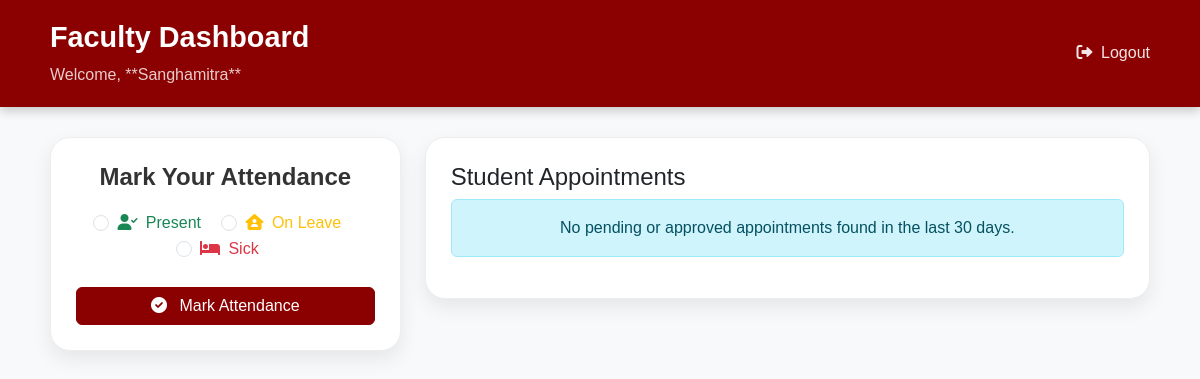
The page /faculty_dashboard.php (signed in) on the database as committed earlier.
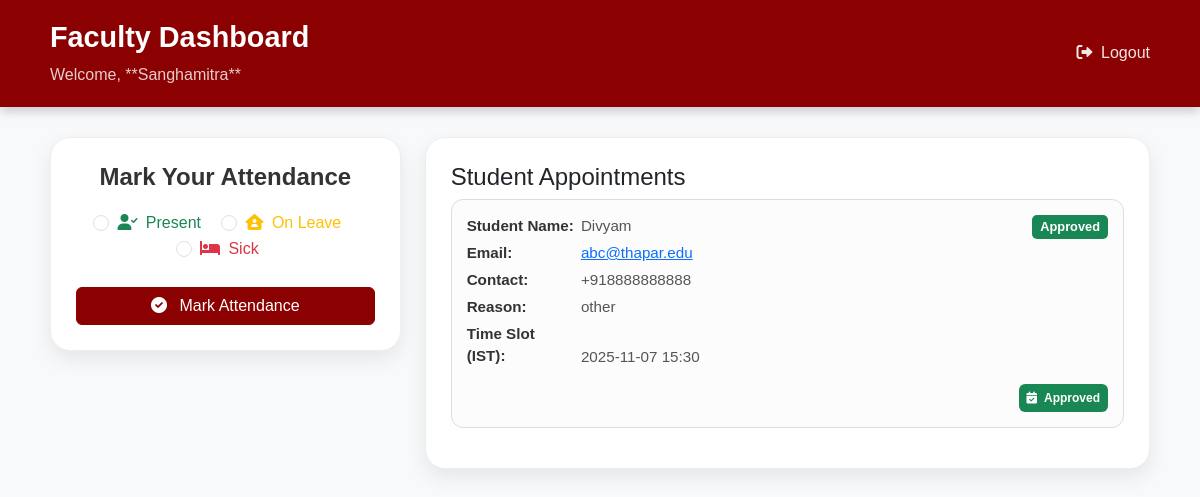
The same page on the database as committed later.
### tables this page shows
CREATE TABLE `appointments` (
  `id` int(11) NOT NULL,
  `faculty_id` int(11) NOT NULL,
  `student_name` varchar(255) NOT NULL,
  `student_email` varchar(255) NOT NULL,
  `department` varchar(255) NOT NULL,
  `subgroup` varchar(16) NOT NULL,
  `reason` enum('paper related','doubt related','project related','other') NOT NULL,
  `contact_number` varchar(20) NOT NULL,
  `slot_time` varchar(50) NOT NULL,
  `created_at` timestamp NOT NULL DEFAULT current_timestamp(),
  `IPAddress` varchar(255) NOT NULL,
  `status` varchar(10) NOT NULL,
  `reason1` varchar(500) NOT NULL
);

### faculty_dashboard.php (the view, shortened to what this page needs)
<?php
$isAttendanceDisabled = (time() > strtotime('today 10:30'));
$server='localhost';
$user='root';
$pw='';
$db='faculty_pool';
$con = mysqli_connect($server, $user, $pw, $db);
$db_error = null;
$faculty_id = $_SESSION['faculty_id'] ?? 101;
$faculty_name = $_SESSION['faculty_name'] ?? "Dr. Sharma";
$appointments = [];
function fetchAppointments($con, $faculty_id) {
    $ist_cutoff_timestamp = strtotime('-30 days midnight');
    $sql = "
        SELECT
            id, student_name, student_email, contact_number, reason, slot_time, status
        FROM appointments
        WHERE
            faculty_id = '$faculty_id'
            AND status IN ('pending', 'approved')
        ORDER BY slot_time ASC
    ";
    $result = mysqli_query($con, $sql);
    $raw_appointments = [];
    while ($row = mysqli_fetch_assoc($result)) {
        $raw_appointments[] = $row;
    }
    $filtered_appointments = [];
    $ist_timezone = new DateTimeZone('Asia/Kolkata');
    $gmt_timezone = new DateTimeZone('GMT');
    foreach ($raw_appointments as $appt) {
        try {
            $gmt_time = new DateTime($appt['slot_time'], $gmt_timezone);
            $ist_time = clone $gmt_time;
            $ist_time->setTimezone($ist_timezone);
            if ($ist_time->getTimestamp() >= $ist_cutoff_timestamp) {
                $appt['time_slot_ist'] = $ist_time->format('Y-m-d H:i');
                $filtered_appointments[] = $appt;
            }
        } catch (Exception $e) {
            error_log("Date Parsing Error for Appointment #{$appt['id']}: " . $e->getMessage());
        }
    }
    return $filtered_appointments;
}
if (isset($con) && !$db_error) {
    $appointments = fetchAppointments($con, $faculty_id);
} else {
    $db_error = $db_error ?? "Database connection (\$con) not found or failed.";
}
?>
<!DOCTYPE html>
<html lang="en">
<head>
    <link href="https://cdn.jsdelivr.net/npm/bootstrap@5.3.2/dist/css/bootstrap.min.css" rel="stylesheet">
    <link rel="stylesheet" href="https://cdnjs.cloudflare.com/ajax/libs/font-awesome/6.0.0-beta3/css/all.min.css">
</head>
<body>
<header class="dashboard-header">
    <div class="d-flex justify-content-between align-items-center">
        <div>
            <h1>Faculty Dashboard</h1>
            <p>Welcome, **<?= htmlspecialchars($faculty_name) ?>**</p>
        </div>
        <a href="faculty-login.php" class="back-link">
            <i class="fas fa-sign-out-alt me-1"></i> Logout
        </a>
    </div>
</header>
<div class="container-fluid content-area">
    <div class="row">
        <div class="col-12 col-md-4 mb-4">
            <div id="attendance-card" class="custom-card">
                <h4>Mark Your Attendance</h4>
                <form id="attendanceForm" method="GET">
                    <fieldset <?php if ($isAttendanceDisabled) echo 'disabled'; ?>>
                        <div class="mb-4 attendance-radio-group">
                            <div class="form-check form-check-inline">
                                <input class="form-check-input" type="radio" name="status" id="statusPresent" value="Present" required>
                                <label class="form-check-label text-success" for="statusPresent">
                                    <i class="fas fa-user-check me-1"></i> Present
                                </label>
                            </div>
                            <div class="form-check form-check-inline">
                                <input class="form-check-input" type="radio" name="status" id="statusLeave" value="On Leave">
                                <label class="form-check-label text-warning" for="statusLeave">
                                    <i class="fas fa-house-user me-1"></i> On Leave
                                </label>
                            </div>
                            <div class="form-check form-check-inline">
                                <input class="form-check-input" type="radio" name="status" id="statusSick" value="Sick">
                                <label class="form-check-label text-danger" for="statusSick">
                                    <i class="fas fa-bed me-1"></i> Sick
                                </label>
                            </div>
                        </div>
                        <button type="submit" class="btn btn-theme w-100">
                            <i class="fas fa-check-circle me-2"></i> Mark Attendance
                        </button>
                    </fieldset>
                </form>
            </div>
        </div>
        <div class="col-12 col-md-8">
            <div class="custom-card">
                <h4 class="text-start">Student Appointments</h4>
                <div id="appointment-list">
                    <?php if (empty($appointments)): ?>
                        <div class="alert alert-info text-center">No pending or approved appointments found in the last 30 days.</div>
                    <?php else: ?>
                        <?php foreach ($appointments as $appointment): ?>
                        <div class="appointment-stack" data-appointment-id="<?= $appointment['id'] ?>">
                            <span class="status-badge status-badge-<?= strtolower(htmlspecialchars($appointment['status'])) ?>">
                                <?= htmlspecialchars($appointment['status']) ?>
                            </span>
                            <p><strong>Student Name:</strong> <?= htmlspecialchars($appointment['student_name']) ?></p>
                            <p><strong>Email:</strong> <a href="mailto:<?= htmlspecialchars($appointment['student_email']) ?>"><?= htmlspecialchars($appointment['student_email']) ?></a></p>
                            <p><strong>Contact:</strong> <?= htmlspecialchars($appointment['contact_number']) ?></p>
                            <p><strong>Reason:</strong> <?= htmlspecialchars($appointment['reason']) ?></p>
                            <p><strong>Time Slot (IST):</strong> <?= htmlspecialchars($appointment['time_slot_ist']) ?></p>
                            <div class="mt-3 d-flex justify-content-end gap-2">
                                <?php if (strtolower($appointment['status']) === 'pending'): ?>
                                <a href="faculty_dashboard.php?action=accept_appointment&appointment_id=<?= $appointment['id'] ?>" class="btn btn-success btn-sm">
                                    <i class="fas fa-check me-1"></i> Accept
                                </a>
                                <button class="btn btn-danger btn-sm appointment-action" data-action="decline-prep" data-id="<?= $appointment['id'] ?>" data-bs-toggle="modal" data-bs-target="#declineModal">
                                    <i class="fas fa-times me-1"></i> Decline
                                </button>
                                <?php else: ?>
                                <span class="badge bg-success p-2"><i class="fas fa-calendar-check me-1"></i> Approved</span>
                                <?php endif; ?>
                            </div>
                        </div>
                        <?php endforeach; ?>
                    <?php endif; ?>
                </div>
            </div>
        </div>
    </div>
</div>
</body>
</html>

### faculty_dashboard.php (style rules this page uses)
:root { --primary-color: #8B0000; --main-bg: #f8f9fa; --card-bg: #ffffff; --pending-color: orange; --approved-color: #198754; --danger-color: #dc3545; }
body { background-color: var(--main-bg); min-height: 100vh; font-family: Arial, sans-serif; }
.dashboard-header { background-color: var(--primary-color); color: white; padding: 20px 50px; box-shadow: 0 4px 10px rgba(0, 0, 0, 0.2); margin-bottom: 30px; }
.dashboard-header h1 { font-weight: 700; font-size: 1.8rem; }
.dashboard-header p { opacity: 0.8; margin-bottom: 0; }
.back-link { color: #fff; text-decoration: none; font-weight: 500; opacity: 0.9; }
.content-area { padding: 0 50px 50px; }
.custom-card { background-color: var(--card-bg); border-radius: 20px; box-shadow: 0 8px 20px rgba(0, 0, 0, 0.08); padding: 25px; border: 1px solid #eee; transition: box-shadow 0.3s; }
#attendance-card { text-align: center; }
#attendance-card h4 { font-weight: 600; margin-bottom: 20px; color: #333; }
.btn-theme { background-color: var(--primary-color); border-color: var(--primary-color); color: #fff; }
.appointment-stack { border: 1px solid #ddd; border-radius: 12px; padding: 15px; margin-bottom: 15px; background-color: #fcfcfc; position: relative; transition: opacity 0.3s ease-in-out; }
.appointment-stack .status-badge { position: absolute; top: 15px; right: 15px; padding: 2px 8px; border-radius: 5px; font-size: 0.8rem; font-weight: 600; color: white; }
.status-badge-approved { background-color: var(--approved-color); }
.appointment-stack p { margin-bottom: 4px; font-size: 0.95rem; color: #555; }
.appointment-stack p strong { display: inline-block; width: 110px; color: #333; font-weight: 600; }

Rows that differ between the two databases and show on the page:
added appointments: status "Approved", student_name "Divyam", student_email "abc@thapar.edu", contact_number "+918888888888", reason "other", time_slot_ist "2025-11-07 15:30"
Other text that changed with them:
text no longer shown: "No pending or approved appointments found in the last 30 days."
